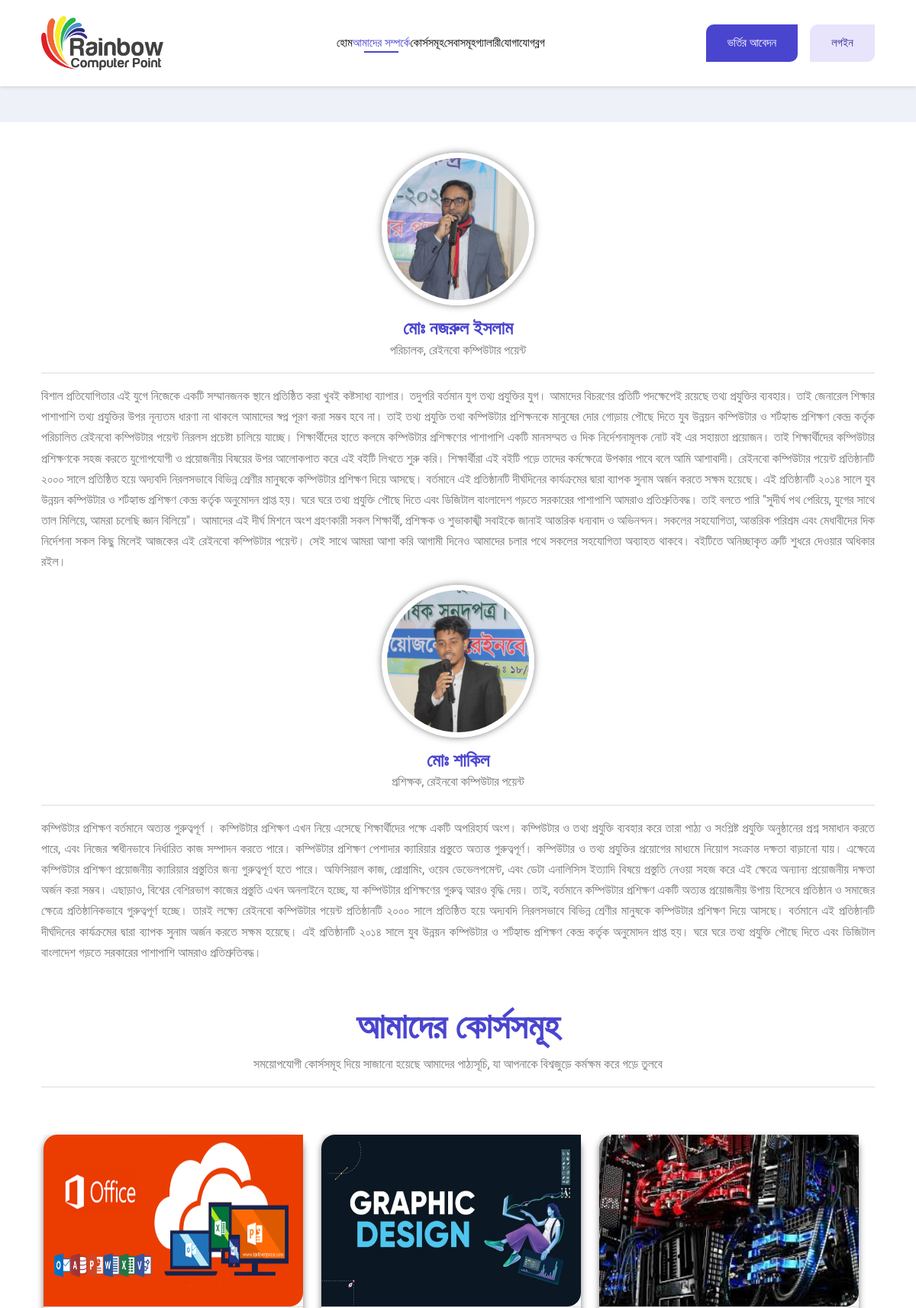
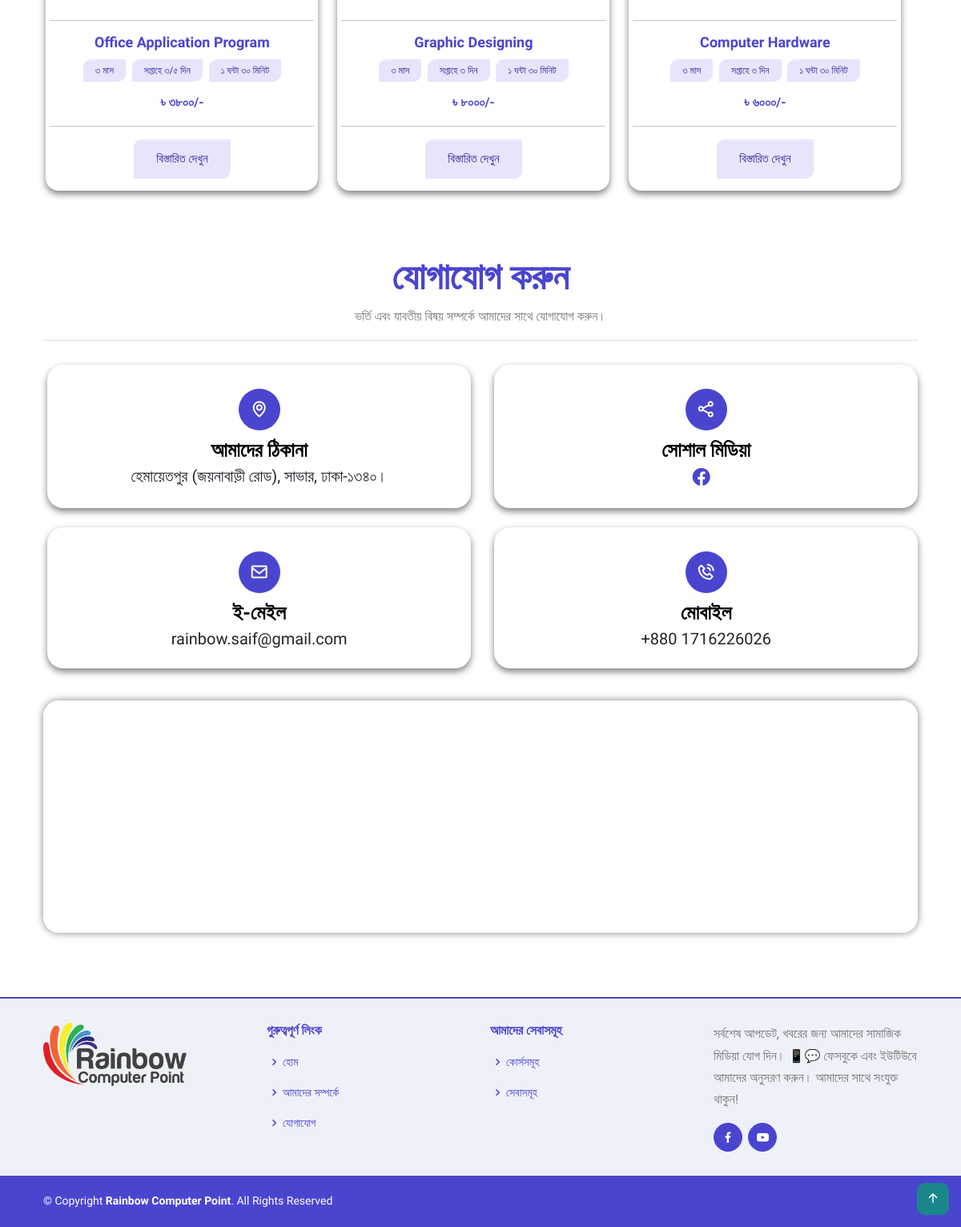
The app's page /aboutUs/ with its own data (2 pictures, top to bottom).
### RainbowApp/models.py (models this page shows, shortened)
class CourseInfoModel(models.Model):
    CourseName = models.CharField(max_length=100, null=True)
    CourseDuration = models.CharField(max_length=100, null=True)
    WeeklyClass = models.CharField(max_length=100, null=True)
    ClassDurationHour = models.CharField(max_length=100, null=True)
    ClassDurationMinute = models.CharField(max_length=100, null=True)
    CourseFee = models.CharField(max_length=100, null=True)
    AboutCourse = models.TextField(null=True)
    CourseTopics = models.TextField(null=True)
    CourseImage = models.ImageField(upload_to='courseImg',null=True)

class ContactUsModel(models.Model):
    Address = models.CharField(max_length=200)
    Email = models.EmailField(max_length=100, null=True)
    Mobile = models.CharField(max_length=100, null=True)
    Facebook = models.CharField(max_length=100, null=True)
    MapLink = models.TextField(null=True)

### RainbowProject/views.py (the view)
# urls.py: path('aboutUs/',aboutUs, name='aboutUs'),
def aboutUs(request):
    contactData = ContactUsModel.objects.all()
    courseData = CourseInfoModel.objects.all()
    context = {
       'contactData' :contactData,
       'courseData': courseData,
    }
    return render(request,'commons/aboutus.html',context)

### template/commons/aboutus.html (shortened to what this page needs)
{% extends 'master/master.html' %}
{% block content %}
<section class="section aboutus-section">
  <div class="container">
    <div class="row">
      <div class="about">
        <div class="about-management">
          <img src="../static/images/aboutus/director.JPG" alt="director">
          <h3 class="card-title mt-3">মোঃ নজরুল ইসলাম</h3>
          <p>পরিচালক, রেইনবো কম্পিউটার পয়েন্ট</p>
          <hr>
        </div>
        <p class="text-justify">বিশাল প্রতিযোগিতার এই যুগে নিজেকে একটি সম্মানজনক স্থানে প্রতিষ্ঠিত করা খুবই কষ্টসাধ্য
          ব্যাপার।
          তদুপরি বর্তমান যুগ তথ্য প্রযুক্তির যুগ। আমাদের বিচরণের প্রতিটি পদক্ষেপেই রয়েছে তথ্য প্রযুক্তির
          ব্যবহার। তাই জেনারেল শিক্ষার পাশাপাশি তথ্য প্রযুক্তির উপর নূন্যতম ধারণা না থাকলে আমাদের স্বপ্ন
          পূরণ করা সম্ভব হবে না। তাই তথ্য প্রযুক্তি তথা কম্পিউটার প্রশিক্ষনকে মানুষের দোর গোড়ায় পৌছে দিতে
          যুব উন্নয়ন কম্পিউটার ও শর্টহ্যান্ড প্রশিক্ষণ কেন্দ্র কর্তৃক পরিচালিত রেইনবো কম্পিউটার পয়েন্ট
          নিরলস প্রচেষ্টা চালিয়ে যাচ্ছে। শিক্ষার্থীদের হাতে কলমে কম্পিউটার প্রশিক্ষণের পাশাপাশি একটি
          মানসম্মত ও দিক নির্দেশনামূলক নোট বই এর সহায়তা প্রয়োজন। তাই শিক্ষার্থীদের কম্পিউটার প্রশিক্ষণকে
          সহজ করতে যুগোপযোগী ও প্রয়োজনীয় বিষয়ের উপর আলোকপাত করে এই বইটি লিখতে শুরু করি। শিক্ষার্থীরা এই
          বইটি পড়ে তাদের কর্মক্ষেত্রে উপকার পাবে বলে আমি আশাবাদী। রেইনবো কম্পিউটার পয়েন্ট প্রতিষ্ঠানটি
          ২০০০ সালে প্রতিষ্ঠিত হয়ে অদ্যবদি নিরলসভাবে বিভিন্ন শ্রেণীর মানুষকে কম্পিউটার প্রশিক্ষণ দিয়ে
          আসছে। বর্তমানে এই প্রতিষ্ঠানটি দীর্ঘদিনের কার্যক্রমের দ্বারা ব্যাপক সুনাম অর্জন করতে সক্ষম
          হয়েছে। এই প্রতিষ্ঠানটি ২০১৪ সালে যুব উন্নয়ন কম্পিউটার ও শর্টহ্যান্ড প্রশিক্ষণ কেন্দ্র কর্তৃক
          অনুমোদন প্রাপ্ত হয়। ঘরে ঘরে তথ্য প্রযুক্তি পৌছে দিতে এবং ডিজিটাল বাংলাদেশ গড়তে সরকারের পাশাপাশি
          আমরাও প্রতিশ্রুতিবদ্ধ। তাই বলতে পারি "সুদীর্ঘ পথ পেরিয়ে, যুগের সাথে তাল মিলিয়ে, আমরা চলেছি জ্ঞান
          বিলিয়ে"। আমাদের এই দীর্ঘ মিশনে অংশ গ্রহণকারী সকল শিক্ষার্থী, প্রশিক্ষক ও শুভাকাঙ্খী সবাইকে জানাই
          আন্তরিক ধন্যবাদ ও অভিনন্দন। সকলের সহযোগিতা, আন্তরিক পরিশ্রম এবং মেধাবীদের দিক নির্দেশনা সকল কিছু
          মিলেই আজকের এই রেইনবো কম্পিউটার পয়েন্ট। সেই সাথে আমরা আশা করি আগামী দিনেও আমাদের চলার পথে সকলের
          সহযোগিতা অব্যাহত থাকবে। বইটিতে অনিচ্ছাকৃত ত্রুটি শুধরে দেওয়ার অধিকার রইল।
        </p>
        <div class="about-management">
          <img src="../static/images/aboutus/instructor.JPG" alt="instructor">
          <h3 class="card-title mt-3">মোঃ শাকিল</h3>
          <p>প্রশিক্ষক, রেইনবো কম্পিউটার পয়েন্ট</p>
          <hr>
        </div>
        <p class="text-justify">কম্পিউটার প্রশিক্ষণ বর্তমানে অত্যন্ত গুরুত্বপূর্ণ । কম্পিউটার প্রশিক্ষণ এখন নিয়ে
          এসেছে শিক্ষার্থীদের পক্ষে একটি অপরিহার্য অংশ। কম্পিউটার ও তথ্য প্রযুক্তি ব্যবহার করে তারা পাঠ্য ও সংশ্লিষ্ট
          প্রযুক্তি অনুষ্ঠানের প্রশ্ন সমাধান করতে পারে, এবং নিজের স্বাধীনভাবে নির্ধারিত কাজ সম্পাদন করতে পারে।
          কম্পিউটার প্রশিক্ষণ পেশাদার ক্যারিয়ার প্রস্তুতে অত্যন্ত গুরুত্বপূর্ণ। কম্পিউটার ও তথ্য প্রযুক্তির প্রয়োগের
          মাধ্যমে নিয়োগ সংক্রান্ত দক্ষতা বাড়ানো যায়। এক্ষেত্রে কম্পিউটার প্রশিক্ষণ প্রয়োজনীয় ক্যারিয়ার প্রস্তুতির
          জন্য গুরুত্বপূর্ণ হতে পারে। অফিসিয়াল কাজ, প্রোগ্রামিং, ওয়েব ডেভেলপমেন্ট, এবং ডেটা এনালিসিস ইত্যাদি বিষয়ে
          প্রস্তুতি নেওয়া সহজ করে এই ক্ষেত্রে অন্যান্য প্রয়োজনীয় দক্ষতা অর্জন করা সম্ভব। এছাড়াও, বিশ্বের বেশিরভাগ
          কাজের প্রস্তুতি এখন অনলাইনে হচ্ছে, যা কম্পিউটার প্রশিক্ষণের গুরুত্ব আরও বৃদ্ধি দেয়। তাই, বর্তমানে কম্পিউটার
          প্রশিক্ষণ একটি অত্যন্ত প্রয়োজনীয় উপায় হিসেবে প্রতিষ্ঠান ও সমাজের ক্ষেত্রে প্রতিষ্ঠানিকভাবে গুরুত্বপূর্ণ
          হচ্ছে। তারই লক্ষ্যে রেইনবো কম্পিউটার পয়েন্ট প্রতিষ্ঠানটি ২০০০ সালে প্রতিষ্ঠিত হয়ে অদ্যবদি নিরলসভাবে বিভিন্ন
          শ্রেণীর মানুষকে কম্পিউটার প্রশিক্ষণ দিয়ে আসছে। বর্তমানে এই প্রতিষ্ঠানটি দীর্ঘদিনের কার্যক্রমের দ্বারা ব্যাপক
          সুনাম অর্জন করতে সক্ষম হয়েছে। এই প্রতিষ্ঠানটি ২০১৪ সালে যুব উন্নয়ন কম্পিউটার ও শর্টহ্যান্ড প্রশিক্ষণ কেন্দ্র
          কর্তৃক অনুমোদন প্রাপ্ত হয়। ঘরে ঘরে তথ্য প্রযুক্তি পৌছে দিতে এবং ডিজিটাল বাংলাদেশ গড়তে সরকারের পাশাপাশি আমরাও
          প্রতিশ্রুতিবদ্ধ।
        </p>
      </div>
    </div>
  </div>
</section>
<section class="section course-section aboutus-course">
  <div class="container">
    <div class="row">
      <div class="section-title">
        <h1>আমাদের কোর্সসমূহ</h1>
        <p>সময়োপযোগী কোর্সসমূহ দিয়ে সাজানো হয়েছে আমাদের পাঠ্যসূচি, যা আপনাকে বিশ্বজুড়ে কর্মক্ষম করে গড়ে
          তুলবে</p>
        <hr>
      </div>
      <div class="row" id="course-cards-container">
        {% for i in courseData %}
        <div class="col-lg-4 course-card-item">
          <div class="card card-item">
            <div class="card-header view view-cascade overlay text-center">
              <img src="{{i.CourseImage.url}}" class="card-img-top" alt="profile image">
            </div>
            <div class="card-body">
              <hr>
              <h4 class="card-title"><strong>{{i.CourseName}}</strong></h4>
              <div class="card-info">
                <button class="btn btn-outline-primary">{{i.CourseDuration}} মাস</button>
                <button class="btn btn-outline-primary">সপ্তাহে {{i.WeeklyClass}} দিন</button>
                <button class="btn btn-outline-primary"> {{i.ClassDurationHour}} ঘন্টা {{i.ClassDurationMinute}} মিনিট</button>
                <p class="price">৳ {{i.CourseFee}}/-</p>
                <hr>
                <div class="course-footer">
                  <a href="{% url 'viewCourse' i.id %}" class="btn btn-outline-primary">বিস্তারিত দেখুন</a>
                </div>
              </div>
            </div>
          </div>
        </div>
        {% endfor %}
      </div>
    </div>
  </div>
</section>
<section id="contact" class="section contact">
  <div class="container">
    <div class="section-title">
      <h1>যোগাযোগ করুন</h1>
      <p>ভর্তি এবং যাবতীয় বিষয় সম্পর্কে আমাদের সাথে যোগাযোগ করুন।</p>
      <hr>
    </div>
    {% for i in contactData %}
    <div class="row mt-2">
      <div class="col-md-6 d-flex align-items-stretch">
        <div class="card info-box">
          <i class="bx bx-map"></i>
          <h3>আমাদের ঠিকানা</h3>
          <p>{{i.Address}}</p>
        </div>
      </div>
      <div class="col-md-6 mt-4 mt-md-0 d-flex align-items-stretch">
        <div class="card info-box">
          <i class="bx bx-share-alt"></i>
          <h3>সোশাল মিডিয়া</h3>
          <div class="social-links">
            <a href="{{i.Facebook}}" class="facebook" target="_blank"><i
                class="bi bi-facebook"></i></a>
          </div>
        </div>
      </div>
      <div class="col-md-6 mt-4 d-flex align-items-stretch">
        <div class="card  info-box">
          <i class="bx bx-envelope"></i>
          <h3>ই-মেইল</h3>
          <p>{{i.Email}}</p>
        </div>
      </div>
      <div class="col-md-6 mt-4 d-flex align-items-stretch">
        <div class="card info-box">
          <i class="bx bx-phone-call"></i>
          <h3>মোবাইল</h3>
          <p>{{i.Mobile}}</p>
        </div>
      </div>
      <div class="location-section">
        <div class="col-md-12 d-flex align-items-stretch">
          <iframe
            src="{{i.MapLink}}"
            frameborder="0" style="width: 100%; height: 290px;" allowfullscreen=""></iframe>
        </div>
      </div>
    </div>
    {% endfor %}
  </div>
</section>
{% endblock content %}

### records on screen
CourseInfoModel: CourseImage (picture), CourseName "Office Application Program", CourseDuration "৩", WeeklyClass "৩/৫", ClassDurationHour "১", ClassDurationMinute "৩০", CourseFee "৩৮০০"
CourseInfoModel: CourseImage (picture), CourseName "Graphic Designing", CourseDuration "৩", WeeklyClass "৩", ClassDurationHour "১", ClassDurationMinute "৩০", CourseFee "৮০০০"
CourseInfoModel: CourseImage (picture), CourseName "Computer Hardware", CourseDuration "৩", WeeklyClass "৩", ClassDurationHour "১", ClassDurationMinute "৩০", CourseFee "৬০০০"
ContactUsModel: Address "হেমায়েতপুর (জয়নাবাড়ী রোড), সাভার, ঢাকা-১৩৪০।", Email "rainbow.saif@gmail.com", Mobile "+880 1716226026"
